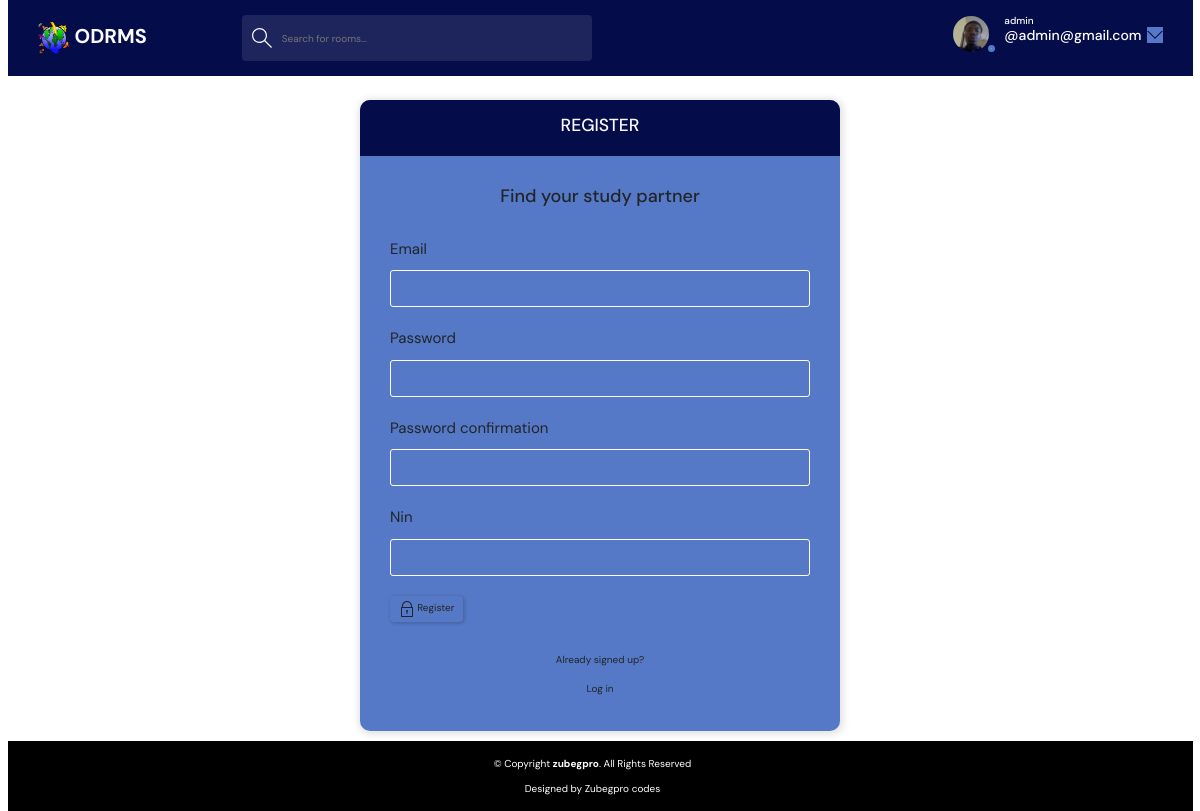
The app's page /register/ (signed in) with its own data.
### base/models.py (models this page shows)
class CustomUser(AbstractUser):
    email = models.EmailField(unique=True,)
    bio = models.TextField(blank=True)
    nin = models.CharField(max_length=11, null=True)
    phoneNo = models.CharField(max_length=11, null=True)
    address = models.CharField(max_length=250, null=True)
    avatar = models.ImageField(null=True, upload_to='images/', default='avatar.svg')
    updated = models.DateTimeField(auto_now=True)
    created= models.DateTimeField(auto_now_add=True)
    USERNAME_FIELD = 'email'
    REQUIRED_FIELDS = []
    class Meta:
        ordering = ['updated', 'created']
    def __str__(self):
        return self.username  # Display the name of the user in the admin panel

### base/views.py (the view, shortened to what this page needs)
# urls.py: path('register/', views.registerPage, name="register"),
def registerPage(request):
    page = 'Register'
    form = MyUserCreationForm()
    return render(request, 'base/login_register.html', {'form':form, 'page':page})

### base/forms.py
class MyUserCreationForm(UserCreationForm):
    class Meta:
        model = CustomUser # Replace 'User' with the actual user model you are using
        fields = ['email', 'password1', 'password2', 'nin']

### base/templates/base/login_register.html (shortened to what this page needs)
{% extends 'main.html' %}
{% block content %}
<main class="auth layout">
  {% if page == 'login' %}
  <div class="container d-flex justify-content-center">
    <div class="layout__box">
      <div class="layout__boxHeader">
        <div class="layout__boxTitle">
          <h3>Login</h3>
        </div>
      </div>
      <div class="layout__body">
        <h2 class="auth__tagline">Find your study partner</h2>
         {% if messages %}
        <ul class="messages">
            {% for message in messages %}
            <li>{{ message }}</li>
            {% endfor %}
        </ul>
        {% endif %}
        <form class="form" action="" method="POST">
          {% csrf_token %}
          <div class="form__group form__group">
            <label for="room_name">Email</label>
            <input id="username" name="email" type="email" placeholder="e.g. dennis_ivy@email.com" />
          </div>
          <div class=" form__group">
            <label for="password">Password</label>
            <input id="password" name="password" type="password"
              placeholder="&bull;&bull;&bull;&bull;&bull;&bull;&bull;&bull;" />
          </div>
          <button class="btn btn--main" type="submit">
            <svg version="1.1" xmlns="http://www.w3.org/2000/svg" width="32" height="32" viewBox="0 0 32 32">
              <title>lock</title>
              <path
                d="M27 12h-1v-2c0-5.514-4.486-10-10-10s-10 4.486-10 10v2h-1c-0.553 0-1 0.447-1 1v18c0 0.553 0.447 1 1 1h22c0.553 0 1-0.447 1-1v-18c0-0.553-0.447-1-1-1zM8 10c0-4.411 3.589-8 8-8s8 3.589 8 8v2h-16v-2zM26 30h-20v-16h20v16z">
              </path>
              <path
                d="M15 21.694v4.306h2v-4.306c0.587-0.348 1-0.961 1-1.694 0-1.105-0.895-2-2-2s-2 0.895-2 2c0 0.732 0.413 1.345 1 1.694z">
              </path>
            </svg>
            Login
          </button>
        </form>
        <div class="auth__action">
          <p>Haven't signed up yet?</p>
          <a href="{% url 'register' %}" class="btn btn--link">Sign Up</a>
        </div>
      </div>
    </div>
  </div>
  {% else %}
  <div class="container d-flex justify-content-center">
    <div class="layout__box">
      <div class="layout__boxHeader">
        <div class="layout__boxTitle">
          <h3>Register</h3>
        </div>
      </div>
      <div class="layout__body">
        <h2 class="auth__tagline">Find your study partner</h2>
        <form class="form" action="" method="POST">
          {% for field in form %}
          <div class="form__group ">
            <label for="room_name">{{field.label}}</label>
            {{field}}
          </div>
          {% endfor %}
          <button class="btn btn--main" type="submit">
            Register
          </button>
        </form>
        <div class="auth__action">
          <p>Already signed up?</p>
          <a href="{% url 'login' %}" class="btn btn--link">Log in</a>
        </div>
      </div>
    </div>
  </div>
  {% endif %}
</main>
{% endblock content %}

### templates/navbar.html (shortened to what this page needs)
{% load static %}
<header class="header header--loggedIn sticky-top">
  <div class="container">
    <a href="/" class="header__logo">
      <img src="{% static 'med_img/icons/logo.png' %}" alt="Icon" />
      <h1>ODRMS</h1>
    </a>
    <form class="header__search" action="{% url 'home' %}" method="GET">
      <label>
        <input placeholder="Search for rooms..." name="h">
      </label>
    </form>
    <nav class="header__menu pr-2 pl-0">
    {% if request.user.is_authenticated %}
      <div class="header__user  text-white">
        <a href="{% url 'user-profile' user.id %}">
          <div class="avatar avatar--medium active">
            <img src={{request.user.avatar.url}} />
          </div>
          <p>{{request.user.username}} <span>@{{request.user.email}}</span></p>
        </a>
        <button class="dropdown-button">
          <svg  version="1.1" xmlns="http://www.w3.org/2000/svg" width="32" height="32" style="background-color:#5579c6 ; color: rgb(243, 243, 247);" viewBox="0 0 32 32">
            <title>chevron-down</title>
            <path d="M16 21l-13-13h-3l16 16 16-16h-3l-13 13z"></path>
          </svg>
        </button>
      </div>
    {% endif %}
    </nav>
  </div>
</header>

### records on screen
CustomUser: user.avatar (picture), user.username "admin", user.email "admin@gmail.com"

### other values on screen
{{ field.label }} "Email" "Password" "Password confirmation" "Nin"
